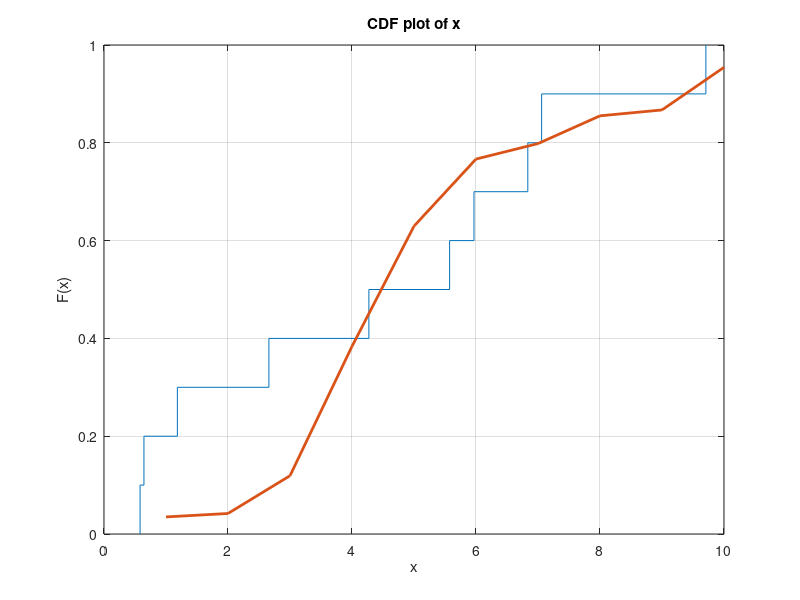

Here is the MATLAB script that generated this plot:
%%--------------------------------------------------------------------------
%%Project-4:: Question - 1b
%%Calculate the empiral ditribution of the random variable and overlay the theoretical distribution
%%Author                Date               Revision
%%Rajasekar Raja     02/15/17         Initial Revision
%%--------------------------------------------------------------------------
runs =[10 100 1000];
for expt = 1:1
    num_of_samples = runs(expt);
    %Generate random variable Zi^2
    for iter1=1:num_of_samples
        r_numbers = randn(1,4);
        X(iter1)=sum(r_numbers.^2);
    end
    sort_X_series=sort(X); %For chi2cdf() function.
    [emp_prob,x]=ecdf(X);
    emp_prob=emp_prob.';
    emp_prob = emp_prob(2:num_of_samples+1);
    
    cdfplot(X);% Empirical Distribution Function
    hold on
    theo_prob=chi2cdf(sort_X_series,4); %Theoretical distribution using chi2cdf function
    plot(1:num_of_samples,theo_prob,'linewidth',2); % Overlaying the theoretical distribution over emprical distribution
    hold off
    
    % Calculating the lower bound by iterating over all the sample sizes
    for iter2=1:num_of_samples
    Lower_Bound=max(abs(emp_prob(iter2)- theo_prob(iter2)));
    end
    Theo_90th= chi2inv(0.9,4);
    Theo_50th=chi2inv(0.5,4);
    Theo_25th=chi2inv(0.25,4);
    Prac_25th=prctile(sort_X_series,25);
    Prac_50th=prctile(sort_X_series,50);
    Prac_90th=prctile(sort_X_series,90);
    disp(['Summary for ',num2str(num_of_samples),' samples']);
    disp(['The lower bound of the difference between Emp and theo values=',num2str(Lower_Bound)]);
    disp(['25th percentile Theo ',num2str(Theo_25th),' prac: ',num2str(Prac_25th)]);
    disp(['50th percentile Theo ',num2str(Theo_50th),' prac: ',num2str(Prac_50th)]);
    disp(['90th percentile Theo ',num2str(Theo_90th),' prac: ',num2str(Prac_90th)]);       
end